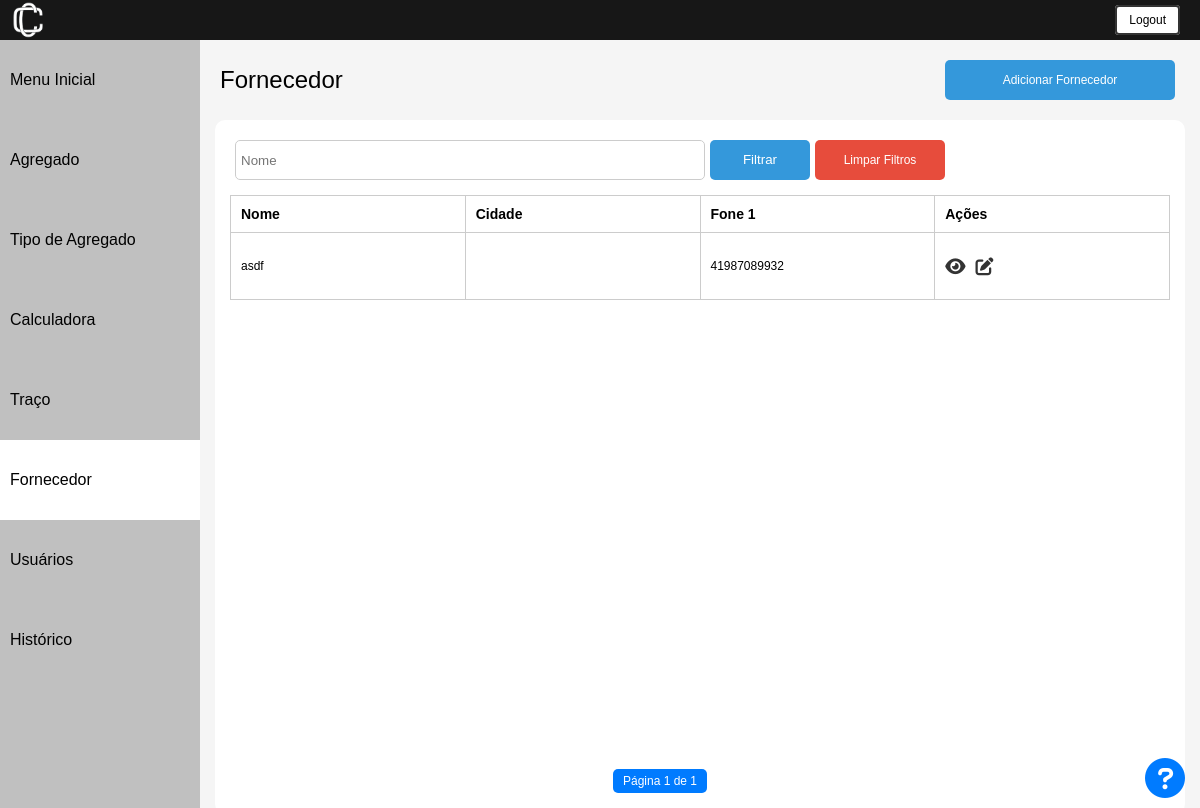
Before: /fornecedor/ (signed in) with the older database file.
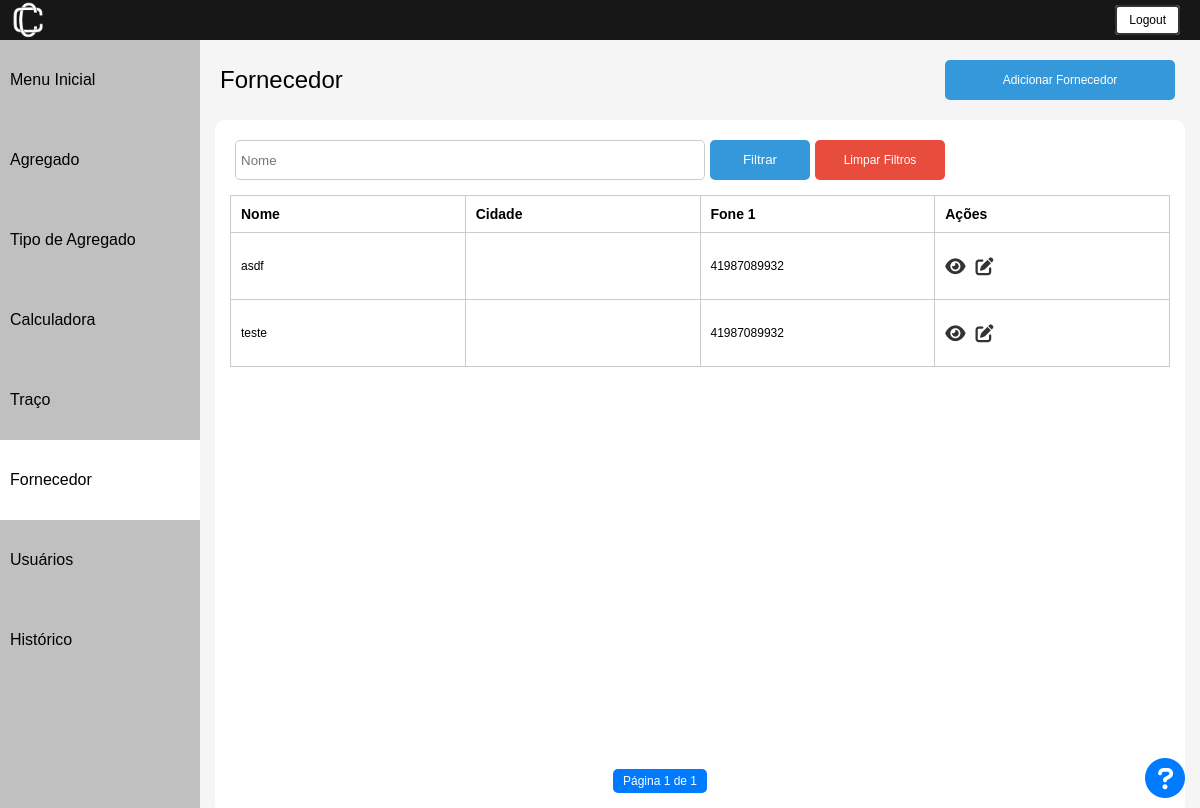
After: the same page with the newer database file.
### usuarios/models.py (models this page shows, shortened)
class Fornecedor(models.Model):
    nome = models.CharField(max_length=50, unique=True)
    cidade = models.CharField(max_length=50, null=True)
    bairro = models.CharField(max_length=50, null=True)
    logradouro = models.CharField(max_length=50, null=True)
    CEP = models.CharField(max_length=15, validators=[validate_cep])
    complemento = models.CharField(max_length=150, null=True)
    cpf_cnpj = models.CharField(max_length=20, unique=True, validators=[validate_cpf_cnpj])
    fone_1 = models.CharField(max_length=20, validators=[validate_fone])
    fone_2 = models.CharField(max_length=20, validators=[validate_fone])
    ie = models.CharField(max_length=9, null=True, validators=[validate_ie])
    observacao = models.CharField(max_length=200, null=True)
    data_cadastro = models.DateTimeField(default=timezone.now)
    class Meta:
        db_table = "fornecedor"

### usuarios/decorators.py (the view)
        def wrapper_func(request, *args, **kwargs):
            group = None
            if request.user.groups.exists():
                group = request.user.groups.all()[0].name
            if group in allowed_roles:
                return view_func(request, *args, **kwargs)
            else:
                return HttpResponseRedirect(reverse('error_page'))

### usuarios/scripts.py (called while the page is built)
def get_user_group(request):
    return request.user.groups.all()[0].name

### usuarios/views.py (called while the page is built)
@login_required
@allowed_users(allowed_roles=['Administrador', 'Editor'])
def listar_fornecedor(request):
    fornecedores = Fornecedor.objects.all().order_by(Lower('nome'))
    paginator = Paginator(fornecedores, itens_por_pagina)
    page_number = request.GET.get("page")
    exibir_data = False
    context = {
        'page_obj': paginator.get_page(page_number),
        'exibir_data': exibir_data,
        'user_group': get_user_group(request)
    }
    return render(request, 'fornecedor/index.html', context)

### usuarios/templates/fornecedor/index.html (shortened to what this page needs)
{% extends 'base.html' %}
{% load static %}
{% block content %}
<html lang="pt-br">
<head>
    <link rel="stylesheet" href="{% static 'css/listar.css' %}">
    <link rel="stylesheet" href="https://cdnjs.cloudflare.com/ajax/libs/font-awesome/5.15.4/css/all.min.css">
</head>
<body>
     {% include "utils/header.html" %}
    <div class="container">
         {% include "utils/sidebar.html" %}
        <div class="content">
            <div class="cadastrar_btn">
                <a class="nome-pagina">Fornecedor</a>
                <a href="{% url 'cadastrar_fornecedor' %}" class="btn_cadastrar">Adicionar Fornecedor</a>
            </div>
            <div class = 'all-content'>
                {% with filtro_url='filtrar_fornecedores' %}
                    {% include "utils/filtrar.html" %}
                {% endwith %}
                <div class="lista">
                    <table>
                        <thead>
                            <tr>
                                <th>Nome</th>
                                <th>Cidade</th>
                                <th>Fone 1</th>
                                <th>Ações</th>
                            </tr>
                        </thead>
                        <tbody>
                            {% for fornecedor in page_obj %}
                                <tr>
                                    <td>{{ fornecedor.nome }}</td>
                                    <td>{{ fornecedor.cidade }}</td>
                                    <td>{{ fornecedor.fone_1 }}</td>
                                    <td class="align-right">
                                        <div class="btn-action-container">
                                            <a href="{% url 'inspecionar_fornecedor' fornecedor.id %}" class="btn-action"><i class="fa fa-eye"></i></a>
                                            <a href="{% url 'editar_fornecedor' fornecedor.id %}" class="btn-action"><i class="fa fa-edit"></i></a>
                                        </div>
                                    </td>
                                </tr>
                            {% endfor %}
                        </tbody>
                    </table>
                    {% include "utils/paginador.html" %}
                    {% with duvidas_link='https://calconc.readthedocs.io/pt/latest/files/fornecedor/main.html' %}
                    {% include "utils/duvidas.html" %}
                {% endwith %}
                </div>
            </div>
        </div>
    </div>
</body>
{% endblock %}

Changed rows visible on the page:
added Fornecedor: nome "teste", fone_1 "41987089932"
